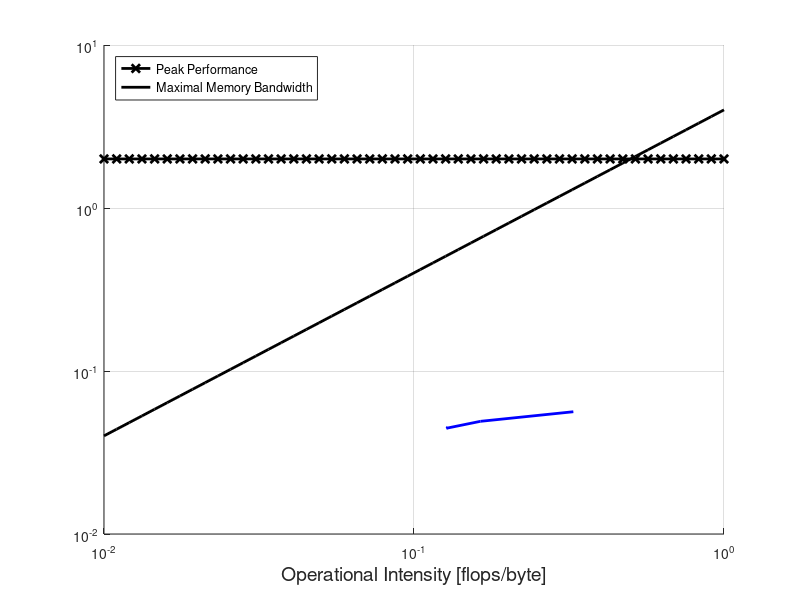

Here is the MATLAB script that generated this plot: (Note: this script raises an error after producing the figure.)
%% All measurements are for B003 (Baseline)
roofline_points = [];

%% Performance Analysis 100k full
num_cycles = 377602017046; % CPU_CLK_UNHALTED.REF_TSC
num_messages = 537756;
% number of flops = FP_COMP_OPS_EXE.SSE_SCALAR_DOUBLE +
%                   FP_COMP_OPS_EXE.SSE_SCALAR_SINGLE + 
%                   FP_COMP_OPS_EXE.X87
num_flops = 14364021546 + 0 + 2664003996;
runtime = 114.685; % seconds
bandwidth_sec = 1.156; % GB/s

bandwidth_cycle = (runtime*bandwidth_sec*1000000000)/num_cycles;
flops_cycle = num_flops/num_cycles;
intensity = flops_cycle/bandwidth_cycle;
roofline_points = [roofline_points; intensity, flops_cycle];

%% Performance Analysis [dataset user 405] 734 movies, user 405
num_cycles = 234140351210; % CPU_CLK_UNHALTED.REF_TSC
num_messages = 330576;
% number of flops = FP_COMP_OPS_EXE.SSE_SCALAR_DOUBLE +
%                   FP_COMP_OPS_EXE.SSE_SCALAR_SINGLE + 
%                   FP_COMP_OPS_EXE.X87
num_flops = 8928013392 + 0 + 1500002250;
runtime = 71.113; % seconds
bandwidth_sec = 1.153; % GB/s

bandwidth_cycle = (runtime*bandwidth_sec*1000000000)/num_cycles;
flops_cycle = num_flops/num_cycles;
intensity = flops_cycle/bandwidth_cycle;
roofline_points = [roofline_points; intensity, flops_cycle];

%% Performance Analysis [dataset 512] 272 movies, user 1-10
num_cycles = 1553744330613; % CPU_CLK_UNHALTED.REF_TSC
num_messages = 2000409;
% number of flops = FP_COMP_OPS_EXE.SSE_SCALAR_DOUBLE +
%                   FP_COMP_OPS_EXE.SSE_SCALAR_SINGLE + 
%                   FP_COMP_OPS_EXE.X87
num_flops = 66078099117 + 0 + 10242015363;
runtime = 471.622; % seconds
bandwidth_sec = 0.988; % GB/s

bandwidth_cycle = (runtime*bandwidth_sec*1000000000)/num_cycles;
flops_cycle = num_flops/num_cycles;
intensity = flops_cycle/bandwidth_cycle;
roofline_points = [roofline_points; intensity, flops_cycle];

%% Performance Analysis 32 movies, user 1-10
num_cycles = 72650108975; % CPU_CLK_UNHALTED.REF_TSC
num_messages = 163805;
% number of flops = FP_COMP_OPS_EXE.SSE_SCALAR_DOUBLE +
%                   FP_COMP_OPS_EXE.SSE_SCALAR_SINGLE + 
%                   FP_COMP_OPS_EXE.X87
num_flops = 3708005562 + 0 + 378000567;
runtime = 22.065; % seconds
bandwidth_sec = 0.567; % GB/s

bandwidth_cycle = (runtime*bandwidth_sec*1000000000)/num_cycles;
flops_cycle = num_flops/num_cycles;
intensity = flops_cycle/bandwidth_cycle;
roofline_points = [roofline_points; intensity, flops_cycle];

%% Roofline Plot Baseline
figure;
hold on; grid on
fontsize = 14;
x = logspace(-2,0);

maxBytesCycle = 4;
% flops / cycle
peakPerf = 2;
oneOpCycle = 1;

% Scalar peak performance
ys = ones(length(x),1).*peakPerf;
perfBound = loglog(x,ys,'-xk','LineWidth',2);

% memory bandwidth
yb = x.*maxBytesCycle;
memBound = loglog(x,yb,'-k','LineWidth',2);

% measurements
loglog(roofline_points(:,1), roofline_points(:,2), '-b', 'LineWidth',2);



legend('Peak Performance','Maximal Memory Bandwidth','Location','northwest');
xlabel('Operational Intensity [flops/byte]', 'fontsize', fontsize)
y=ylabel({'Performance [flops/cycle]'}, 'fontsize', fontsize,'rot', 0);
set(y, 'position', [0.0225,10,0]);
set(gca,'XScale','log')
set(gca,'YScale','log')
% t=title('Roofline Plot Baseline','fontsize', fontsize+1);
% titlepos = get(t,'position') + [0, 3, 0];
% set(t, 'position', titlepos);
set(gca,'fontsize', fontsize);
print(gcf, '-r150', 'roofline_baseline.png', '-dpng');

%% Measurements for B040
% compiled with gcc 4.5.2, -O3, cygwin64
roofline_points = [];
%% Performance Analysis 100k full, single precision
num_cycles = 3356005034; % CPU_CLK_UNHALTED.REF_TSC
num_messages = 54912;
% number of flops = FP_COMP_OPS_EXE.SSE_SCALAR_DOUBLE +
%                   FP_COMP_OPS_EXE.SSE_SCALAR_SINGLE + 
%                   FP_COMP_OPS_EXE.X87
num_flops = 72000108 + 12000018 + 18000027;
runtime = 1.019; % seconds
bandwidth_sec = 1.229; % GB/s

bandwidth_cycle = (runtime*bandwidth_sec*1000000000)/num_cycles;
flops_cycle = num_flops/num_cycles;
intensity = flops_cycle/bandwidth_cycle;
roofline_points = [roofline_points; intensity, flops_cycle];
%% Performance Analysis 100k full, double precision
num_cycles = 31454047181; % CPU_CLK_UNHALTED.REF_TSC
num_messages = 448130;
% number of flops = FP_COMP_OPS_EXE.SSE_SCALAR_DOUBLE +
%                   FP_COMP_OPS_EXE.SSE_SCALAR_SINGLE + 
%                   FP_COMP_OPS_EXE.X87
num_flops = 816001224 + 0 + 384000576;
runtime = 9.553; % seconds
bandwidth_sec = 2.176; % GB/s

bandwidth_cycle = (runtime*bandwidth_sec*1000000000)/num_cycles;
flops_cycle = num_flops/num_cycles;
intensity = flops_cycle/bandwidth_cycle;
roofline_points = [roofline_points; intensity, flops_cycle];
%% Performance Analysis [dataset user 405] 734 movies, user 405, single precision
num_cycles = 2538003807; % CPU_CLK_UNHALTED.REF_TSC
num_messages = 54330;
% number of flops = FP_COMP_OPS_EXE.SSE_SCALAR_DOUBLE +
%                   FP_COMP_OPS_EXE.SSE_SCALAR_SINGLE + 
%                   FP_COMP_OPS_EXE.X87
num_flops = 78000117 + 6000009 + 18000027;
runtime = 0.771; % seconds
bandwidth_sec = 1.568; % GB/s

bandwidth_cycle = (runtime*bandwidth_sec*1000000000)/num_cycles;
flops_cycle = num_flops/num_cycles;
intensity = flops_cycle/bandwidth_cycle;
roofline_points = [roofline_points; intensity, flops_cycle];
%% Performance Analysis [dataset user 405] 734 movies, user 405, double precision
num_cycles = 16308024462; % CPU_CLK_UNHALTED.REF_TSC
num_messages = 275480;
% number of flops = FP_COMP_OPS_EXE.SSE_SCALAR_DOUBLE +
%                   FP_COMP_OPS_EXE.SSE_SCALAR_SINGLE + 
%                   FP_COMP_OPS_EXE.X87
num_flops = 438000657 + 0 + 222000333;
runtime = 4.953; % seconds
bandwidth_sec = 2.238; % GB/s

bandwidth_cycle = (runtime*bandwidth_sec*1000000000)/num_cycles;
flops_cycle = num_flops/num_cycles;
intensity = flops_cycle/bandwidth_cycle;
roofline_points = [roofline_points; intensity, flops_cycle];
%% Performance Analysis [dataset 512] 272 movies, user 1-10, single precision
num_cycles = 9630014445; % CPU_CLK_UNHALTED.REF_TSC
num_messages = 105670;
% number of flops = FP_COMP_OPS_EXE.SSE_SCALAR_DOUBLE +
%                   FP_COMP_OPS_EXE.SSE_SCALAR_SINGLE + 
%                   FP_COMP_OPS_EXE.X87
num_flops = 204000306 + 30000045 + 102000153;
runtime = 2.925; % seconds
bandwidth_sec = 1.699; % GB/s

bandwidth_cycle = (runtime*bandwidth_sec*1000000000)/num_cycles;
flops_cycle = num_flops/num_cycles;
intensity = flops_cycle/bandwidth_cycle;
roofline_points = [roofline_points; intensity, flops_cycle];
%% Performance Analysis [dataset 512] 272 movies, user 1-10, double precision
num_cycles = 93388140082; % CPU_CLK_UNHALTED.REF_TSC
num_messages = 2083777;
% number of flops = FP_COMP_OPS_EXE.SSE_SCALAR_DOUBLE +
%                   FP_COMP_OPS_EXE.SSE_SCALAR_SINGLE + 
%                   FP_COMP_OPS_EXE.X87
num_flops = 2814004221 + 0 + 1356002034;
runtime = 30.253; % seconds
bandwidth_sec = 2.237; % GB/s

bandwidth_cycle = (runtime*bandwidth_sec*1000000000)/num_cycles;
flops_cycle = num_flops/num_cycles;
intensity = flops_cycle/bandwidth_cycle;
roofline_points = [roofline_points; intensity, flops_cycle];
%% Roofline Plot Baseline & B040
% Peak division perf
ys = ones(length(x),1).*(1/22);
divBound = loglog(x,ys,'--k','LineWidth',2);
% title('Roofline Plot Build 40','fontsize', fontsize);
legend([perfBound, divBound, memBound],{'Peak Performance', 'Peak Division Performance', 'Maximal Memory Bandwidth'},'Location','northwest');
% measurements
loglog(roofline_points(:,1), roofline_points(:,2), '-r', 'LineWidth',2);
text(0.2, 0.025,{'Baseline'},'VerticalAlignment','middle','HorizontalAlignment','center', 'fontsize', fontsize);
text(0.075, 0.025,{'Build 40'},'VerticalAlignment','middle','HorizontalAlignment','center', 'fontsize', fontsize);
print(gcf, '-r150', 'roofline_mixed.png', '-dpng');
saveas(gcf, 'roofline_mixed', 'pdf')
